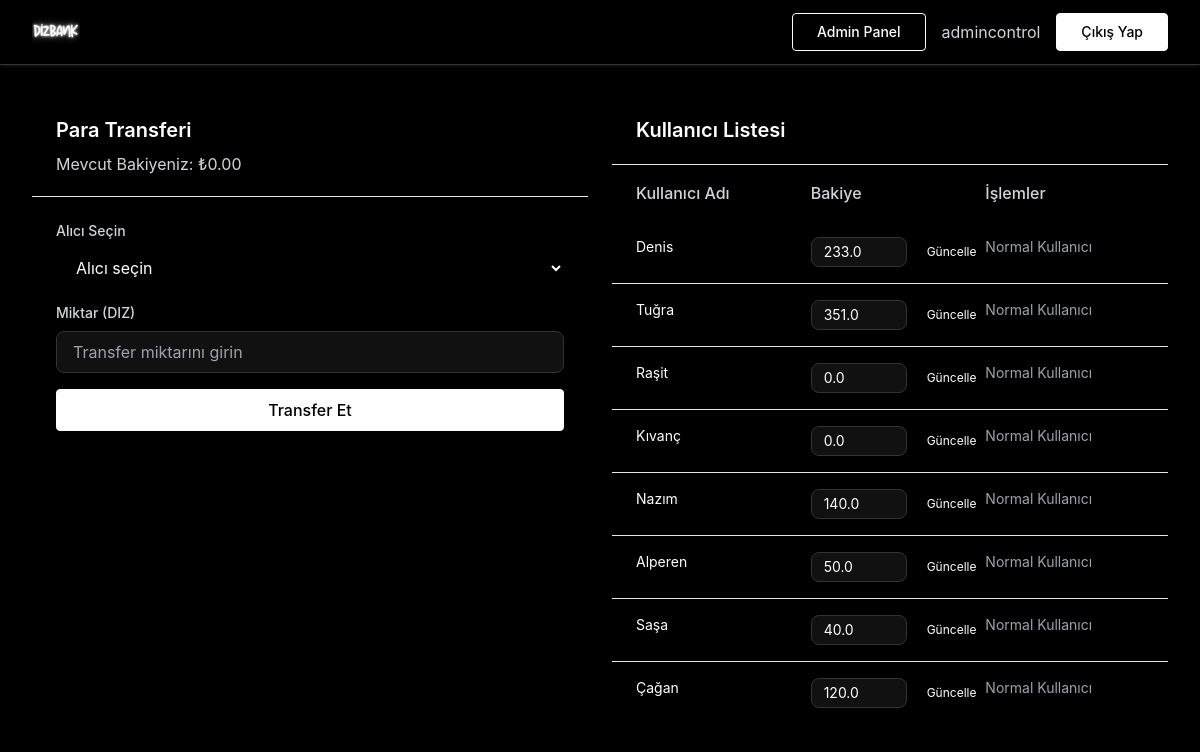
The page / (signed in) on the database its author committed.
### app.py (models this page shows, shortened)
class User(UserMixin, db.Model):
    __tablename__ = 'users'
    id = db.Column(db.Integer, primary_key=True)
    username = db.Column(db.String(80), unique=True, nullable=False)
    password_hash = db.Column(db.String(120), nullable=False)
    balance = db.Column(db.Float, default=0.0)
    is_admin = db.Column(db.Boolean, default=False)
    last_bonus = db.Column(db.DateTime, nullable=True, default=datetime.utcnow)

### app.py (the view)
@app.route('/')
def index():
    if current_user.is_authenticated:
        users = User.query.all()
        return render_template('index.html', users=users)
    return render_template('index.html')

### app.py (called while the page is built)
@login_manager.user_loader
def load_user(user_id):
    return db.session.get(User, int(user_id))

### templates/index.html (shortened to what this page needs)
{% extends "base.html" %}
{% block content %}
{% if current_user.is_authenticated %}
    <div class="grid grid-cols-1 md:grid-cols-2 gap-6">
        <div class="glass-dark rounded-2xl overflow-hidden shadow-xl">
            <div class="px-6 py-5">
                <h3 class="text-xl font-semibold text-white">
                    Para Transferi
                </h3>
                <p class="text-gray-300 mt-2">Mevcut Bakiyeniz: ₺{{ "%.2f"|format(current_user.balance) }}</p>
            </div>
            <div class="border-t border-white/10 p-6">
                <form action="{{ url_for('transfer_money') }}" method="POST" class="space-y-4">
                    <div>
                        <label for="recipient" class="block text-sm font-medium text-gray-300 mb-2">Alıcı Seçin</label>
                        <select id="recipient" name="recipient" required
                            style="background-color: #000000 !important;"
                            class="glass w-full px-4 py-2 rounded-lg text-white border-gray-700 focus:ring-1 focus:ring-white/50">
                            <option value="" disabled selected class="bg-black text-gray-400">Alıcı seçin</option>
                        </select>
                    </div>
                    <div>
                        <label for="amount" class="block text-sm font-medium text-gray-300 mb-2">Miktar (DIZ)</label>
                        <input type="number" id="amount" name="amount" step="0.01" required
                            class="glass w-full px-4 py-2 rounded-lg text-white placeholder-gray-400"
                            placeholder="Transfer miktarını girin"
                            max="{{ current_user.balance }}"
                            min="0.01">
                    </div>
                    <button type="submit"
                        class="w-full btn px-6 py-2 rounded text-base font-medium">
                        Transfer Et
                    </button>
                </form>
            </div>
        </div>
        <div class="glass-dark rounded-2xl overflow-hidden shadow-xl">
            <div class="px-6 py-5">
                <h3 class="text-xl font-semibold text-white">
                    Kullanıcı Listesi
                </h3>
            </div>
            <div class="border-t border-white/10">
                <div class="glass px-6 py-4 grid grid-cols-3 gap-4 font-medium text-gray-300">
                    <div>Kullanıcı Adı</div>
                    <div>Bakiye</div>
                    {% if current_user.is_admin %}
                    <div>İşlemler</div>
                    {% endif %}
                </div>
                <ul class="divide-y divide-white/10">
                    {% for user in users %}
                    {% if not user.is_admin %}
                    <li class="px-6 py-4 grid grid-cols-3 gap-4 hover:bg-white/5 transition-colors">
                        <div class="text-sm text-white">{{ user.username }}</div>
                        <div class="text-sm text-white">
                            {% if current_user.is_admin %}
                            <form action="{{ url_for('update_balance') }}" method="POST" class="inline-flex items-center">
                                <input type="number" name="balance" value="{{ user.balance }}" step="0.01"
                                    class="glass w-24 px-3 py-1 rounded-lg text-white mr-2 focus:outline-none focus:ring-2 focus:ring-white/50">
                                <button type="submit"
                                    class="glass hover:bg-white/20 text-white px-3 py-1 rounded-lg text-xs transition-all duration-300">
                                    Güncelle
                                </button>
                            </form>
                            {% else %}
                            ₺{{ "%.2f"|format(user.balance) }}
                            {% endif %}
                        </div>
                        {% if current_user.is_admin %}
                        <div class="text-sm">
                            <span class="text-gray-400">Normal Kullanıcı</span>
                        </div>
                        {% endif %}
                    </li>
                    {% endif %}
                    {% endfor %}
                </ul>
            </div>
        </div>
    </div>
{% endif %}
{% endblock %}

### templates/base.html (shortened to what this page needs)
<!DOCTYPE html>
<html lang="tr">
<head>
    <link href="https://cdn.jsdelivr.net/npm/tailwindcss@2.2.19/dist/tailwind.min.css" rel="stylesheet">
</head>
<body class="antialiased">
    <nav class="nav-bar fixed w-full z-50">
        <div class="max-w-7xl mx-auto px-4 sm:px-6 lg:px-8">
            <div class="flex justify-between h-16">
                <div class="flex items-center">
                    <a href="{{ url_for('index') }}" class="flex items-center">
                        <img src="{{ url_for('static', filename='logo.png') }}" alt="Logo" class="h-12 w-12 invert">
                    </a>
                </div>
                <div class="flex items-center">
                    {% if current_user.is_authenticated %}
                        {% if current_user.is_admin %}
                            <a href="{{ url_for('admin_panel') }}" class="btn-outline px-6 py-2 rounded text-sm font-medium mr-4">Admin Panel</a>
                        {% endif %}
                        <span class="text-gray-300 mr-4">{{ current_user.username }}</span>
                        <a href="{{ url_for('logout') }}" class="btn px-6 py-2 rounded text-sm font-medium">Çıkış Yap</a>
                    {% else %}
                        <a href="{{ url_for('login') }}" class="btn px-6 py-2 rounded text-sm font-medium">Giriş Yap</a>
                    {% endif %}
                </div>
            </div>
        </div>
    </nav>
    <main class="max-w-7xl mx-auto py-6 sm:px-6 lg:px-8 pt-24">
        {% block content %}{% endblock %}
    </main>
</body>
</html>

### templates/base.html (style rules this page uses)
body { background-color: #000000; min-height: 100vh; color: #ffffff; font-family: -apple-system, BlinkMacSystemFont, "Segoe UI", Roboto, Helvetica, Arial, sans-serif; }
.nav-bar { background: #000000; border-bottom: 1px solid #333333; box-shadow: 0 1px 3px rgba(255, 255, 255, 0.1); }
main { animation: fadeIn 0.4s ease-out; }
.btn { background: #ffffff; color: #000000; transition: all 0.2s ease; border: 1px solid #ffffff; }
.btn-outline { background: #000000; color: #ffffff; border: 1px solid #ffffff; }
input { border: 1px solid #333333; transition: all 0.2s ease; background: #111111; color: #ffffff; }
::placeholder { color: #666666; }

### rows shown on the page
User: username "admincontrol", balance "0.00"
User: username "Denis", balance "233.0"
User: username "Tuğra", balance "351.0"
User: username "Raşit", balance "0.0"
User: username "Kıvanç", balance "0.0"
User: username "Nazım", balance "140.0"
User: username "Alperen", balance "50.0"
User: username "Saşa", balance "40.0"
User: username "Çağan", balance "120.0"
